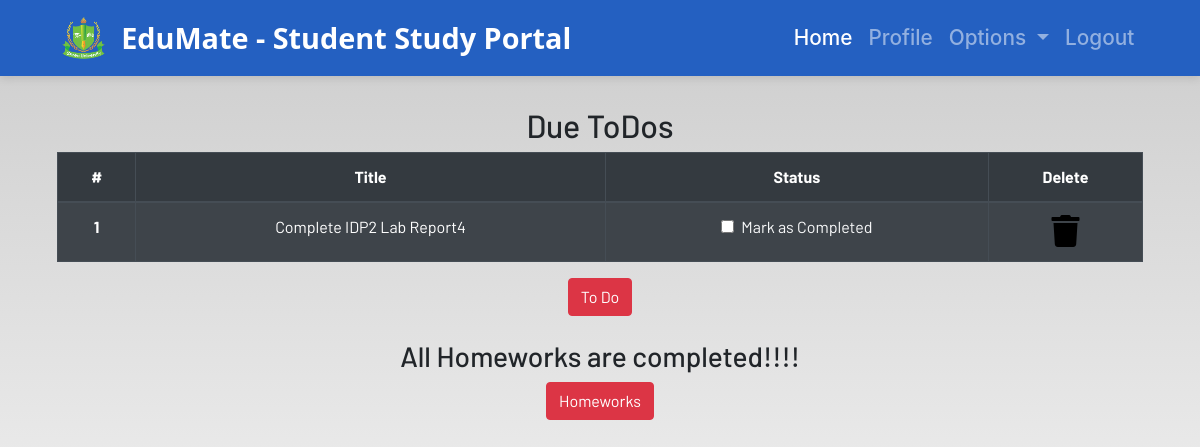
/profile/ (signed in), run on an earlier commit of the app's database.
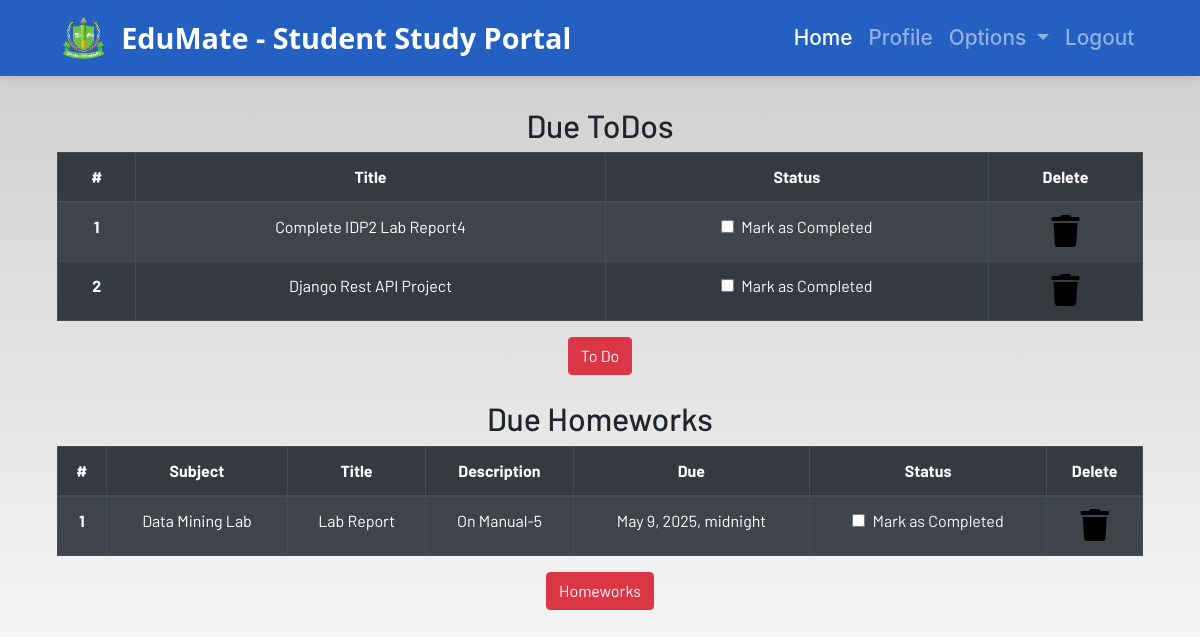
And on a later commit of the database.
### dashboard/models.py (models this page shows, shortened)
class Todo(models.Model):
    user = models.ForeignKey(User,on_delete=models.CASCADE)
    title = models.CharField(max_length=100)
    is_finished = models.BooleanField(default=False)

class Homework(models.Model):
    user = models.ForeignKey(User,on_delete=models.CASCADE)
    subject = models.CharField(max_length=50)
    title = models.CharField(max_length=100)
    description = models.TextField()
    due = models.DateTimeField()
    is_finished = models.BooleanField(default=False)

### dashboard/views.py (the view)
# urls.py: path('profile/',dash_views.profile,name='profile')
@login_required
def profile(request):
    homeworks = Homework.objects.filter(is_finished=False, user=request.user)
    todos = Todo.objects.filter(is_finished=False, user=request.user)
    homework_done = len(homeworks) == 0
    todos_done = len(todos) == 0
    context = {
        "homeworks": homeworks,
        "todos": todos,
        "homework_done": homework_done,
        "todos_done": todos_done,
    }
    return render(request, "dashboard/profile.html", context)

### dashboard/templates/dashboard/profile.html
{% extends 'dashboard/base.html' %}
{% load static %}
{% load crispy_forms_tags %}
{% block content %}
<section class="text-center">
    <div class="container">
        {% if not todos_done %}
        <h2>Due ToDos</h2>
        <table class="table table-striped table-bordered table-hover table-dark">
            <thead>
                <tr>
                    <th scope="col">#</th>
                    <th scope="col">Title</th>
                    <th scope="col">Status</th>
                    <th scope="col">Delete</th>
                </tr>
            </thead>
            <tbody>
                {% for todo in todos %}
                <tr>
                    <th scope="row">{{ forloop.counter }}</th>
                    <td>{{ todo.title }}</td>
                    <td>
                        <a href="{% url 'update-todo' todo.id %}">
                            <div class="form-check">
                                {% if todo.is_finished %}
                                <input class="form-check-input" type="checkbox" checked>
                                {% else %}
                                <input class="form-check-input" type="checkbox">
                                {% endif %}
                                <label class="form-check-label text-light">Mark as Completed</label>
                            </div>
                        </a>
                    </td>
                    <td><a href="{% url 'delete-todo' todo.id %}"><i class="fa fa-trash fa-2x"></i></a></td>
                </tr>
                {% endfor %}
            </tbody>
        </table>
        {% else %}
        <h3>All ToDos are completed!!!!</h3>
        {% endif %}
        <a href="{% url 'todo' %}" class="btn btn-danger">To Do</a>
        <br><br>
        {% if not homework_done %}
        <h2>Due Homeworks</h2>
        <table class="table table-striped table-bordered table-hover table-dark">
            <thead>
                <tr>
                    <th scope="col">#</th>
                    <th scope="col">Subject</th>
                    <th scope="col">Title</th>
                    <th scope="col">Description</th>
                    <th scope="col">Due</th>
                    <th scope="col">Status</th>
                    <th scope="col">Delete</th>
                </tr>
            </thead>
            <tbody>
                {% for homework in homeworks %}
                <tr>
                    <th scope="row">{{ forloop.counter }}</th>
                    <td>{{ homework.subject }}</td>
                    <td>{{ homework.title }}</td>
                    <td>{{ homework.description }}</td>
                    <td>{{ homework.due }}</td>
                    <td>
                        <a href="{% url 'update-homework' homework.id %}">
                            <div class="form-check">
                                {% if homework.is_finished %}
                                <input class="form-check-input" type="checkbox" checked>
                                {% else %}
                                <input class="form-check-input" type="checkbox">
                                {% endif %}
                                <label class="form-check-label text-light">Mark as Completed</label>
                            </div>
                        </a>
                    </td>
                    <td><a href="{% url 'delete-homework' homework.id %}"><i class="fa fa-trash fa-2x"></i></a></td>
                </tr>
                {% endfor %}
            </tbody>
        </table>
        {% else %}
        <h3>All Homeworks are completed!!!!</h3>
        {% endif %}
        <a href="{% url 'homework' %}" class="btn btn-danger">Homeworks</a>
    </div>
</section>
{% endblock content %}

What changed in the data, as far as the page shows it:
added Todo: title "Django Rest API Project"
added Homework: subject "Data Mining Lab", title "Lab Report", description "On Manual-5", due "May 9, 2025, midnight"
Also different on the page:
text no longer shown: "All Homeworks are completed!!!!"
text now shown: "Due Homeworks # Subject Title Description Due Status Delete"
